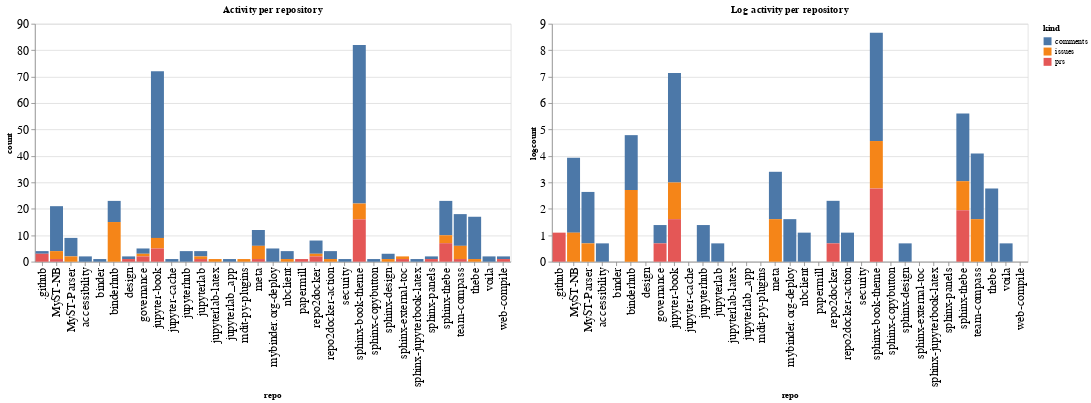

Write notebook code for a chart like this one.
### Code cell
ch1 = alt.Chart(repo_summaries, width=600, title="Activity per repository").mark_bar().encode(
    x='repo',
    y='count',
    color='kind',
    tooltip="kind"
)

ch2 = alt.Chart(repo_summaries, width=600, title="Log activity per repository").mark_bar().encode(
    x='repo',
    y='logcount',
    color='kind',
    tooltip="kind"
)

ch1 | ch2

### Figure 1 — Vega-Lite specification as saved in the notebook (floating-point values rounded to 4 significant figures)
{"config": {"axisLeft": {"labelFontSize": 15}, "axisBottom": {"labelFontSize": 15}}, "hconcat": [{"mark": "bar", "encoding": {"color": {"type": "nominal", "field": "kind"}, "tooltip": {"type": "nominal", "field": "kind"}, "x": {"type": "nominal", "field": "repo"}, "y": {"type": "quantitative", "field": "count"}}, "title": "Activity per repository", "width": 600}, {"mark": "bar", "encoding": {"color": {"type": "nominal", "field": "kind"}, "tooltip": {"type": "nominal", "field": "kind"}, "x": {"type": "nominal", "field": "repo"}, "y": {"type": "quantitative", "field": "logcount"}}, "title": "Log activity per repository", "width": 600}], "data": {"name": "data-c9ea472e41667fd824742478a552e71e"}, "$schema": "https://vega.github.io/schema/vega-lite/v4.8.1.json", "datasets": {"data-c9ea472e41667fd824742478a552e71e": [{"repo": ".github", "kind": "comments", "count": 1, "logcount": 0.0}, {"repo": ".github", "kind": "prs", "count": 3, "logcount": 1.099}, {"repo": "MyST-NB", "kind": "comments", "count": 17, "logcount": 2.833}, {"repo": "MyST-NB", "kind": "issues", "count": 3, "logcount": 1.099}, {"repo": "MyST-NB", "kind": "prs", "count": 1, "logcount": 0.0}, {"repo": "MyST-Parser", "kind": "comments", "count": 7, "logcount": 1.946}, {"repo": "MyST-Parser", "kind": "issues", "count": 2, "logcount": 0.6931}, {"repo": "accessibility", "kind": "comments", "count": 2, "logcount": 0.6931}, {"repo": "binder", "kind": "comments", "count": 1, "logcount": 0.0}, {"repo": "binderhub", "kind": "comments", "count": 8, "logcount": 2.079}, {"repo": "binderhub", "kind": "issues", "count": 15, "logcount": 2.708}, {"repo": "design", "kind": "comments", "count": 1, "logcount": 0.0}, {"repo": "design", "kind": "prs", "count": 1, "logcount": 0.0}, {"repo": "governance", "kind": "comments", "count": 2, "logcount": 0.6931}, {"repo": "governance", "kind": "issues", "count": 1, "logcount": 0.0}, {"repo": "governance", "kind": "prs", "count": 2, "logcount": 0.6931}, {"repo": "jupyter-book", "kind": "comments", "count": 63, "logcount": 4.143}, {"repo": "jupyter-book", "kind": "issues", "count": 4, "logcount": 1.386}, {"repo": "jupyter-book", "kind": "prs", "count": 5, "logcount": 1.609}, {"repo": "jupyter-cache", "kind": "comments", "count": 1, "logcount": 0.0}, {"repo": "jupyterhub", "kind": "comments", "count": 4, "logcount": 1.386}, {"repo": "jupyterlab", "kind": "comments", "count": 2, "logcount": 0.6931}, {"repo": "jupyterlab", "kind": "issues", "count": 1, "logcount": 0.0}, {"repo": "jupyterlab", "kind": "prs", "count": 1, "logcount": 0.0}, {"repo": "jupyterlab-latex", "kind": "issues", "count": 1, "logcount": 0.0}, {"repo": "jupyterlab_app", "kind": "comments", "count": 1, "logcount": 0.0}, {"repo": "mdit-py-plugins", "kind": "issues", "count": 1, "logcount": 0.0}, {"repo": "meta", "kind": "comments", "count": 6, "logcount": 1.792}, {"repo": "meta", "kind": "issues", "count": 5, "logcount": 1.609}, {"repo": "meta", "kind": "prs", "count": 1, "logcount": 0.0}, {"repo": "mybinder.org-deploy", "kind": "comments", "count": 5, "logcount": 1.609}, {"repo": "nbclient", "kind": "comments", "count": 3, "logcount": 1.099}, {"repo": "nbclient", "kind": "issues", "count": 1, "logcount": 0.0}, {"repo": "papermill", "kind": "prs", "count": 1, "logcount": 0.0}, {"repo": "repo2docker", "kind": "comments", "count": 5, "logcount": 1.609}, {"repo": "repo2docker", "kind": "issues", "count": 1, "logcount": 0.0}, {"repo": "repo2docker", "kind": "prs", "count": 2, "logcount": 0.6931}, {"repo": "repo2docker-action", "kind": "comments", "count": 3, "logcount": 1.099}, {"repo": "repo2docker-action", "kind": "issues", "count": 1, "logcount": 0.0}, {"repo": "security", "kind": "comments", "count": 1, "logcount": 0.0}, {"repo": "sphinx-book-theme", "kind": "comments", "count": 60, "logcount": 4.094}, {"repo": "sphinx-book-theme", "kind": "issues", "count": 6, "logcount": 1.792}, {"repo": "sphinx-book-theme", "kind": "prs", "count": 16, "logcount": 2.773}, {"repo": "sphinx-copybutton", "kind": "comments", "count": 1, "logcount": 0.0}, {"repo": "sphinx-design", "kind": "comments", "count": 2, "logcount": 0.6931}, {"repo": "sphinx-design", "kind": "issues", "count": 1, "logcount": 0.0}, {"repo": "sphinx-external-toc", "kind": "issues", "count": 1, "logcount": 0.0}, {"repo": "sphinx-external-toc", "kind": "prs", "count": 1, "logcount": 0.0}, {"repo": "sphinx-jupyterbook-latex", "kind": "comments", "count": 1, "logcount": 0.0}, {"repo": "sphinx-panels", "kind": "comments", "count": 1, "logcount": 0.0}, {"repo": "sphinx-panels", "kind": "prs", "count": 1, "logcount": 0.0}, {"repo": "sphinx-thebe", "kind": "comments", "count": 13, "logcount": 2.565}, {"repo": "sphinx-thebe", "kind": "issues", "count": 3, "logcount": 1.099}, {"repo": "sphinx-thebe", "kind": "prs", "count": 7, "logcount": 1.946}, {"repo": "team-compass", "kind": "comments", "count": 12, "logcount": 2.485}, {"repo": "team-compass", "kind": "issues", "count": 5, "logcount": 1.609}, {"repo": "team-compass", "kind": "prs", "count": 1, "logcount": 0.0}, {"repo": "thebe", "kind": "comments", "count": 16, "logcount": 2.773}, {"repo": "thebe", "kind": "issues", "count": 1, "logcount": 0.0}, {"repo": "voila", "kind": "comments", "count": 2, "logcount": 0.6931}, {"repo": "web-compile", "kind": "comments", "count": 1, "logcount": 0.0}, {"repo": "web-compile", "kind": "prs", "count": 1, "logcount": 0.0}]}}
